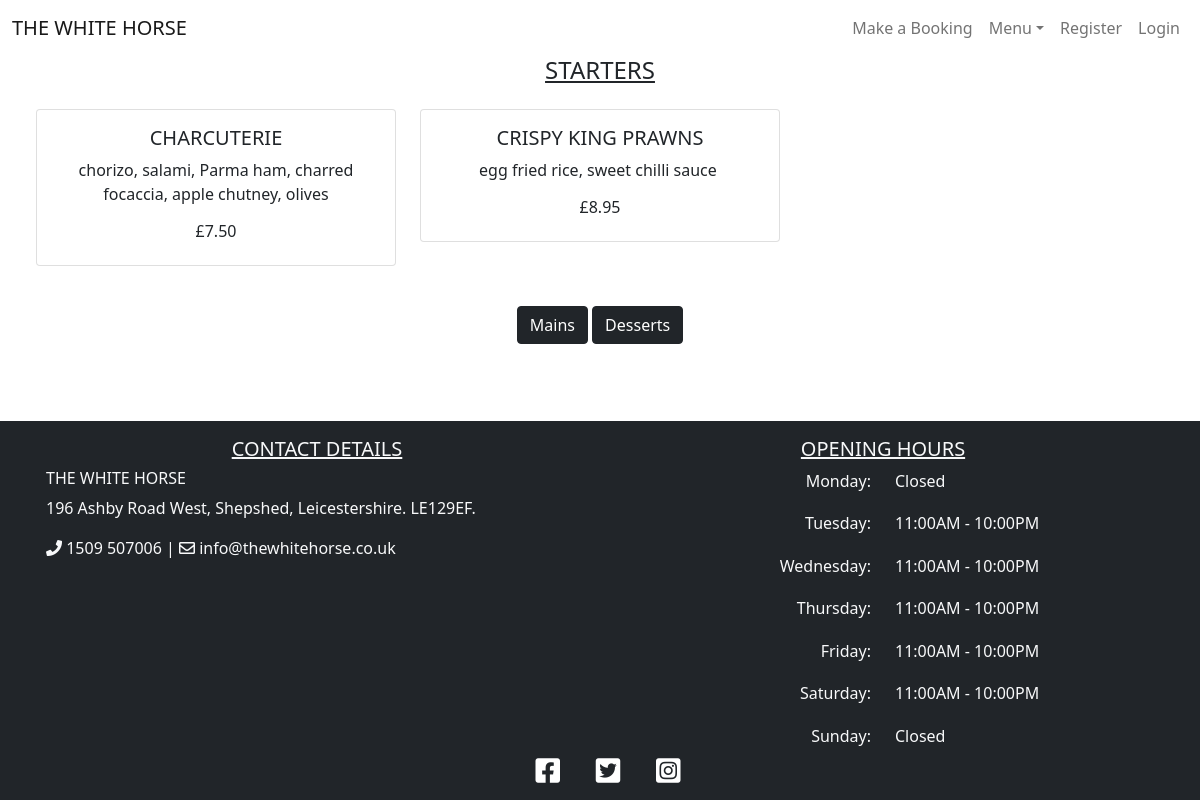
Screenshot of /menu/starters with the database file from the repository.
### menu/models.py (models this page shows, shortened)
class Starter(models.Model):
    title = models.CharField(max_length=100, blank=False, unique=True)
    description = models.TextField(max_length=200, blank=False)
    price = models.DecimalField(max_digits=5, decimal_places=2, blank=False)
    image = CloudinaryField('image', blank=True)
    display = models.IntegerField(choices=DISPLAY)
    class Meta:
        ordering = ['title']

### menu/views.py (the view)
# urls.py: path('starters', views.StarterList.as_view(), name='starters'),
class StarterList(generic.ListView):
    model = Starter
    queryset = Starter.objects.filter(display=1).order_by('title')
    template_name = 'starters.html'

### booking/mapbox_context_processor.py (called while the page is built)
def mapbox_renderer(_request):
    return {
       'mapbox_token': settings.MAPBOX_TOKEN
    }

### templates/starters.html (shortened to what this page needs)
{% extends "base.html" %}
{% block content %}
<div class="container-fluid mb-3">
    <div class="row">
        <div class="col-lg-12 text-center">
            <h4 class="page-heading">Starters</h4>
            <div class="container-fluid mb-3">
                <div class="row">
                    <div class="col-12 mt-3 left">
                        <div class="row">
                            {% for starter in starter_list %}
                            <div class="col-md-4">
                                <div class="card mb-4">
                                    <div class="card-body text-center">
                                        <h5 class="card-title text-uppercase">{{ starter.title }}</h5>
                                        {{ starter.description | safe }}
                                        <h6 class="text-uppercase">£{{ starter.price }}</h6>
                                    </div>
                                </div>
                            </div>
                                {% endfor %}
                            </div>
                    </div>
                </div>
            </div>
            <div class="text-center">
                <a class="btn btn-dark" href="{% url 'mains' %}">Mains</a>
                <a class="btn btn-dark" href="{% url 'desserts' %}">Desserts</a>
            </div>
        </div>
    </div>
</div>
{%endblock%}

### static/css/style.css (style rules this page uses)
body { background-color: white; }
.page-heading { text-transform: uppercase; text-decoration: underline; }
.site { display: flex; min-height: 100vh; flex-direction: column; }

### rows the page displays
Starter: title "CHARCUTERIE", description "chorizo, salami, Parma ham, charred focaccia, apple chutney, olives", price "7.50"
Starter: title "CRISPY KING PRAWNS", description "egg fried rice, sweet chilli sauce", price "8.95"
